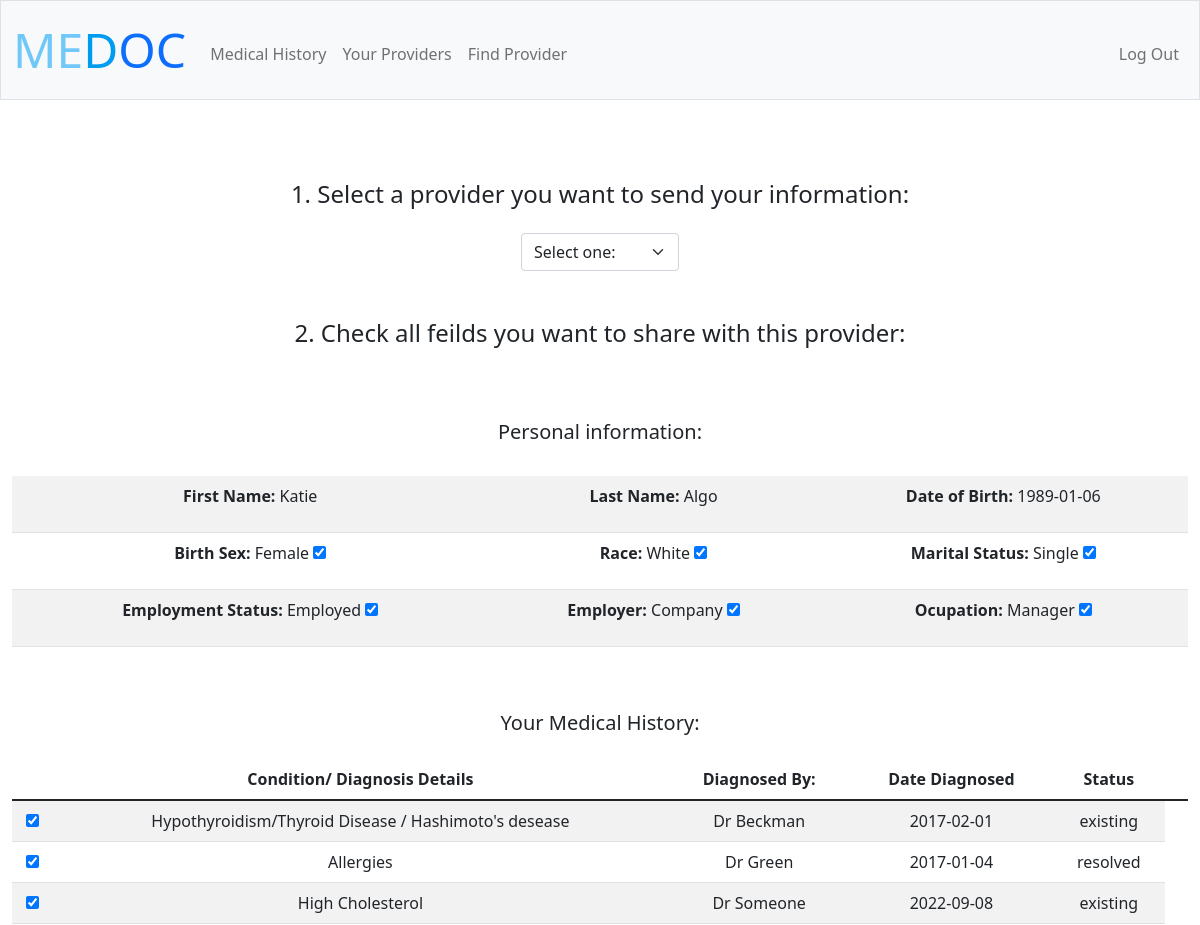
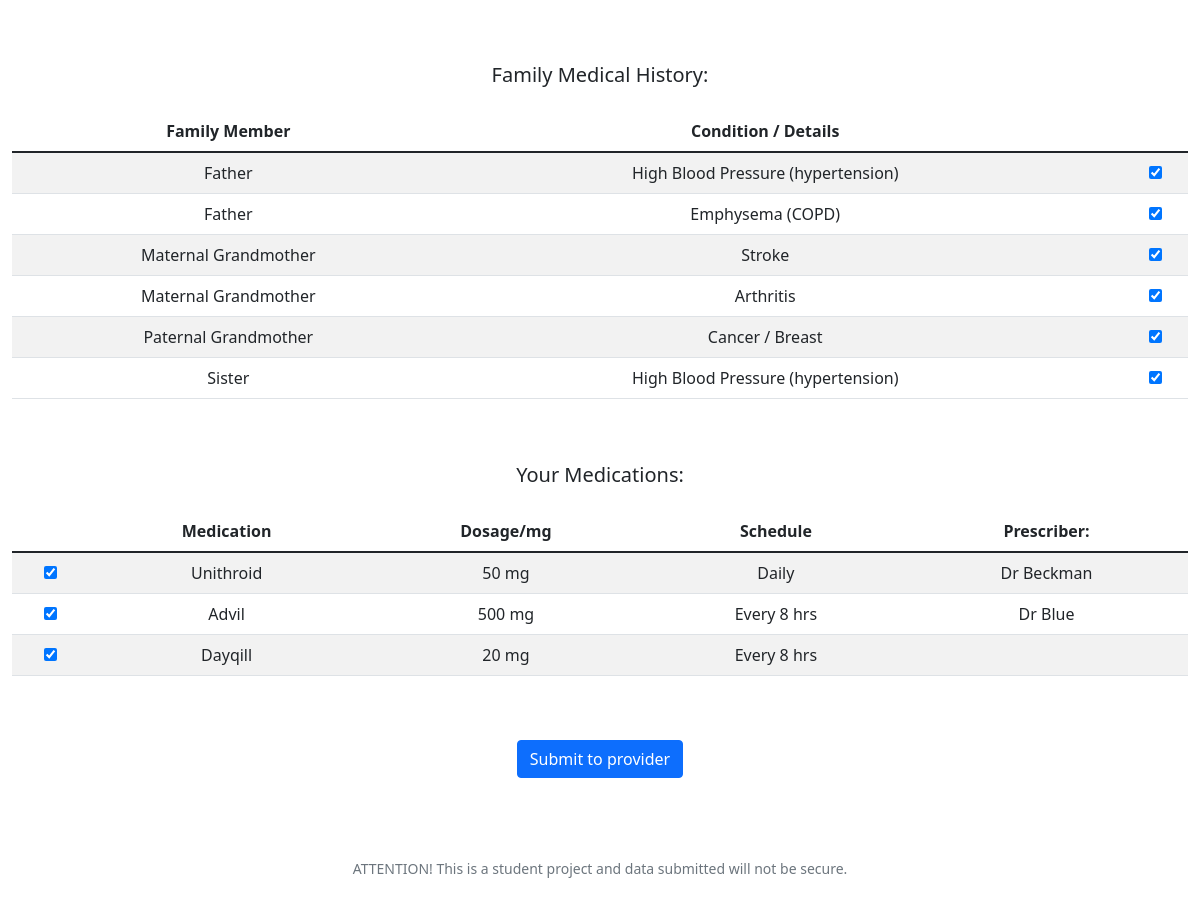
The app's page /share (signed in) with its own data (2 pictures, top to bottom).
### tables this page shows
CREATE TABLE 'users' ('id' INTEGER PRIMARY KEY AUTOINCREMENT NOT NULL, 'username' TEXT NOT NULL, 'password' TEXT NOT NULL,'first' TEXT NOT NULL,'last' TEXT NOT NULL, 'title' TEXT,'usertype' TEXT, 'dob' DATETIME, 'specialty' TEXT, 'sex' TEXT, 'marital_status' TEXT, 'race' TEXT, 'employment_status' TEXT, 'ocupation' TEXT, 'employer' TEXT);

CREATE TABLE 'records' ('id' INTEGER PRIMARY KEY AUTOINCREMENT NOT NULL, 'user_id' INTEGER, 'condition' TEXT NOT NULL, 'details' TEXT,'who_diagnosed' TEXT,'date_diagnosed' DATETIME, 'status' TEXT NOT NULL,'relation' TEXT, 'provider_id' INTEGER);

CREATE TABLE 'meds' ('id' INTEGER PRIMARY KEY AUTOINCREMENT NOT NULL, 'user_id' INTEGER, 'medication' TEXT, 'dosage' INTEGER, 'schedule' INTEGER, 'prescriber' INTEGER, 'provider_id' INTEGER);

### app.py (the view)
@app.route("/share", methods=["GET"])
@login_required
def share():
    id = session["user_id"][0]["id"]
    info = db.execute("SELECT * FROM users WHERE id = ?", id)
    records = db.execute("SELECT * FROM records WHERE user_id = ? AND relation = ?", id, "self")
    meds = db.execute("SELECT * FROM meds WHERE user_id = ?", id)
    family = db.execute("SELECT DISTINCT relation FROM records WHERE user_id = ? AND relation != 'self' ", id)
    famhistory = db.execute("SELECT * FROM records WHERE user_id = ? AND relation != 'self' ORDER BY relation ASC", id)
    connections = db.execute("SELECT * FROM connections WHERE patient_id = ?", session["user_id"][0]["id"] )
    return render_template("share.html", info=info, records=records, meds=meds, family=family, famhistory=famhistory, connections=connections)

### app.py (called while the page is built)
@app.after_request
def after_request(response):
    response.headers["Cache-Control"] = "no-cache, no-store, must-revalidate"
    response.headers["Expires"] = 0
    response.headers["Pragma"] = "no-cache"
    return response

### helpers.py (called while the page is built)
def login_required(f):
    @wraps(f)
    def decorated_function(*args, **kwargs):
        if session.get("user_id") is None:
            return redirect("/login")
        return f(*args, **kwargs)
    return decorated_function

### templates/share.html (shortened to what this page needs)
{% extends "layout.html" %}
{% block main %}
<form action="/shared" method="post">
    <h4 class="direcions">1. Select a provider you want to send your information:</h4>
    <div class="mb-3">
        <select class="form-select mx-auto w-auto" name="provider" id="provider" required>
            <option disabled selected value="">Select one:</option>
        </select>
    </div>
    <h4 class="direcions">2. Check all feilds you want to share with this provider:</h4>
    <h5 class="title">Personal information:</h5>
    <table class="table table-striped">
        <tr>
            <td><p><b>First Name:</b> {{ info[0]["first"] }} <input hidden type="checkbox" id="first" name="first" value="{{ info[0]['first'] }}" checked></p></td>
            <td><p><b>Last Name: </b> {{ info[0]["last"]}} <input hidden type="checkbox" id="last" name="last" value="{{ info[0]['last'] }}" checked></p></td>
            <td><p><b>Date of Birth: </b> {{ info[0]["dob"]}} <input hidden type="checkbox" id="dob" name="dob" value="{{ info[0]['dob'] }}" checked></p></td></p></td>
        </tr>
        <tr>
            <td><p><b>Birth Sex: </b> {{ info[0]['sex'] }} <input type="checkbox" id="sex" name="sex" value="{{ info[0]['sex']}}" checked></p></td>
            <td><p><b>Race: </b> {{ info[0]['race']}} <input type="checkbox" id="race" name="race" value="{{ info[0]['race'] }}" checked></p></td>
            <td><p><b>Marital Status: </b> {{ info[0]["marital_status"]}} <input type="checkbox" id="marital_status" name="marital_status" value="{{ info[0]['marital_status'] }}" checked></p></td>
        </tr>
        <tr>
            <td><p><b>Employment Status: </b> {{ info[0]['employment_status'] }} <input type="checkbox" id="employment_status" name="employment_status" value="{{ info[0]['employment_status'] }}" checked></p></td>
            <td><p><b>Employer: </b> {{ info[0]['employer']}} <input type="checkbox" id="employer" name="employer" value="{{ info[0]['employer'] }}" checked></p></td>
            <td><p><b>Ocupation: </b> {{ info[0]['ocupation']}} <input type="checkbox" id="ocupation" name="ocupation" value="{{ info[0]['ocupation'] }}" checked></p></td>
        </tr>
    </table>
    <h5 class="title">Your Medical History:</h5>
    <table class="table table-striped">
        <thead>
            <tr>
                <th></th>
                <th>Condition/ Diagnosis Details</th>
                <th>Diagnosed By:</th>
                <th>Date Diagnosed</th>
                <th>Status</th>
                <th></th>
            </tr>
        </thead>
        <tbody>
            {% set counter = [] %}
            {% for condition in records %}
            {% set __ = counter.append(1) %}
            <tr>
                <td> <input type="checkbox" name="condition_{{ counter|length }}" value="~®{{condition['condition']}}  •  {{condition['details']}}÷®{{condition['who_diagnosed']}}÷®{{condition['date_diagnosed']}}÷®{{condition['status']}}÷^" checked></td>
                <td>{{condition['condition']}}
                        {% if condition['condition'] != " " and condition['details'] %} / {% endif %}
                            {{condition['details']}}
                </td>
                <td>{{condition['who_diagnosed']}}</td>
                <td>{{condition['date_diagnosed']}}</td>
                <td>{{condition['status']}}</td>
            </tr>
            {% endfor %}
        </tbody>
    </table>
    <h5 class="title">Family Medical History:</h5>
    <table class="table table-striped">
        <thead>
            <tr>
                <th>Family Member</th>
                <th>Condition / Details</th>
                <th></th>
            </tr>
        </thead>
        <tbody>
            {% set ctr = [] %}
            {% for case in famhistory %}
            {% set __ = ctr.append(1) %}
            <tr>
                <td>{{case['relation']}}</td>
                <td>{{case['condition']}}
                    {% if case['condition'] != " " and case['details'] %} / {% endif %}
                    {{case['details']}}
                </td>
                <td>
                    <td> <input type="checkbox" name="case_{{ctr|length}}" value="~®{{case['relation']}} ÷® {{case['condition']}}  •  {{case['details']}}÷^" checked></td>
                </td>
            </tr>
            {% endfor %}
        </tbody>
    </table>
        <h5 class="title">Your Medications:</h5>
        <div>
            <table class="table table-striped">
                <thead>
                    <tr>
                        <th></th>
                        <th>Medication</th>
                        <th>Dosage/mg</th>
                        <th>Schedule</th>
                        <th>Prescriber:</th>
                    </tr>
                </thead>
                <tbody>
                    {% set count = [] %}
                    {% for med in meds %}
                    {% set __ = count.append(1) %}
                    <tr>
                        <td><input type="checkbox" name="med_{{count|length}}" value="~®{{ med['medication']}} ÷® {{ med['dosage']}} mg ÷® {{ med['schedule']}} ÷® {{ med['prescriber']}}÷^" checked></td>
                        <td>{{ med['medication']}}</td>
                        <td>{{ med['dosage']}} mg</td>
                        <td>{{ med['schedule']}}</td>
                        <td>{{ med['prescriber']}}</td>
                    </tr>
                    {% endfor %}
                </tbody>
            </table>
        </div>
        <div class="mb-3 title">
            <button class="btn btn-primary" type="submit">Submit to provider</button>
        </div>
</form>
{% endblock %}

### static/styles.css (style rules this page uses)
tr { width: 100wp; }
.title { padding-top: 3rem; padding-bottom: 1rem; }
.direcions { padding-top: 2rem; padding-bottom: 1rem; width: 100%; }

### records on screen
users: first "Katie", last "Algo", dob "1989-01-06", sex "Female", race "White", marital_status "Single", employment_status "Employed", employer "Company", ocupation "Manager"
records: condition "Hypothyroidism/Thyroid Disease", details "Hashimoto's desease", who_diagnosed "Dr Beckman", date_diagnosed "2017-02-01", status "existing"
records: details "Allergies", who_diagnosed "Dr Green", date_diagnosed "2017-01-04", status "resolved"
records: condition "High Cholesterol", who_diagnosed "Dr Someone", date_diagnosed "2022-09-08", status "existing"
records: relation "Father", condition "High Blood Pressure (hypertension)"
records: relation "Father", condition "Emphysema (COPD)"
records: relation "Maternal Grandmother", condition "Stroke"
records: relation "Maternal Grandmother", details "Arthritis"
records: relation "Paternal Grandmother", condition "Cancer", details "Breast"
records: relation "Sister", condition "High Blood Pressure (hypertension)"
meds: medication "Unithroid", dosage "50", schedule "Daily", prescriber "Dr Beckman"
meds: medication "Advil", dosage "500", schedule "Every 8 hrs", prescriber "Dr Blue"
meds: medication "Dayqill", dosage "20", schedule "Every 8 hrs"
